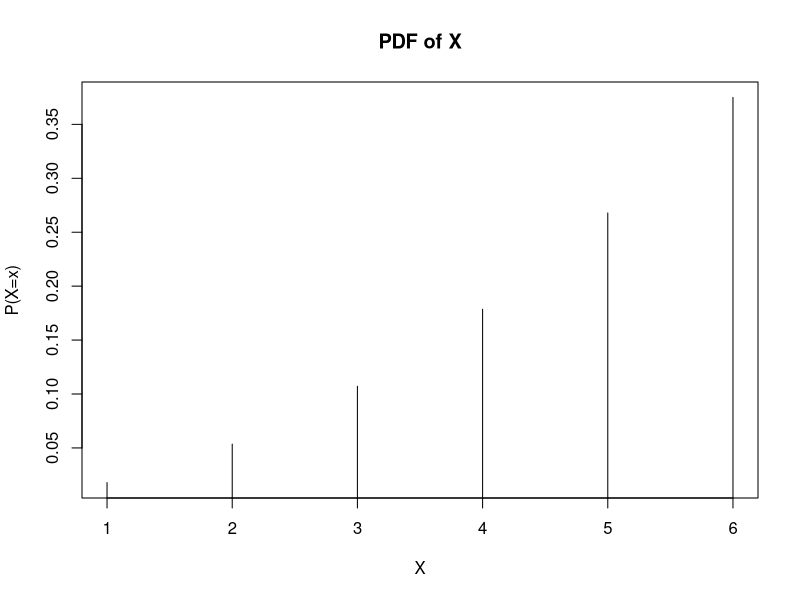

This chart was generated by the following R code:
#*****Chapter 5 R Demonstrations*****

#**Begin Problem 1 Section 5.2
	# Create a row vector
		x <- c(1, 2, 3, 4, 5, 6)	#The sample space for discrete random variable x
		x	#Print the contents stored in row vector x
		
	#Creating a function
		px <- x*(x+1)/112 #Function that generates the probability of X: P(X=x)
		px
		
	#Create a data frame containing x and px
		pdf <- data.frame(x, px)
		pdf
		
##Code for Part A
#Show that pdf is a valid probability distribution (It is visible at all p(x) are between 0 and 1.)
	sum(pdf$px)	#Calculates the sum of the probabilities in vector px to see if the sum is 1.
	
#Use attach () to make x and px visible variables so that $ notation is not needed.
	attach(pdf)
	sum(px)
	
##Code for Part D
	plot(x,px, type= "h", xlab= "X", ylab= "P(X=x)", main= "PDF of X")

	detach(pdf)

#**End Problem 1 Section 5.1

#*************************************

#**Begin Problem 1 Section 5.3
	#Create the data frame for the problem
		ch <- c(88, 89, 90, 91, 92, 93)	#Number of chips in a tube
		pch <- c(.03, .07, .3, .25, .2, .15)	#Probability of the number of chips
		sum(pch)	#Check that the sum of the probabilities is 1
		
		chips <- data.frame(ch, pch)	#Creates the data set
		attach(chips)	#Ch and Pch are now visible as variables
		chips	#Prints the contents

##Code for Part A
	mu_chips <- sum(ch*pch)	#Compute the expected value
	variance_chips <- sum(((ch-mu_chips)**2)*pch)	#Compute the variance (theoretical formula)
	var_chips <- sum((ch**2)*pch) - (mu_chips)**2	#Compute the variance (computational formula)
	sd_chips <- sqrt(var_chips)	#Compute the standard deviation
	round(cbind(mu_chips, variance_chips, var_chips, sd_chips), 4)	#Print the values, round to 4 decimal places
	#Use either of the variance formulas, not both.
	
##Code for Part B
	endpts1 <- mu_chips + c(-1, 1)*sd_chips	#Compute the interval within 1 sd of mean.
	endpts1	#Observe the endpoint to determine the rows to choose for the subset.
	setB <- chips[c(3:5), c(1:2)]	#Select rows (3:5) and columns (1:2) for the subset.
	setB	#Check that the correct rows and columns were selected.
	sum(setB$pch)	#Compute the probability.